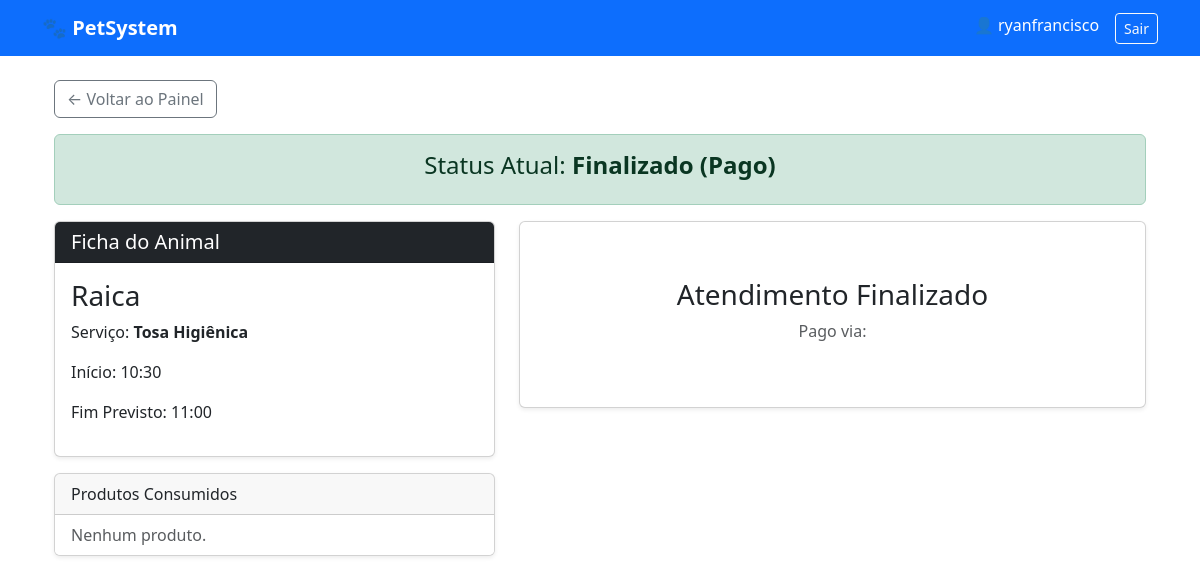
/agendamento/1/ (signed in), run on the app's committed database.
### core/models.py (models this page shows, shortened)
class Agendamento(models.Model):
    STATUS_CHOICES = [
        ('Marcado', 'Marcado'),
        ('Em Serviço', 'Em Serviço'),
        ('Concluido', 'Aguardando Pagamento'), # Mudou de nome/função
        ('Finalizado', 'Finalizado (Pago)'),   # Status final definitivo
        ('Cancelado', 'Cancelado'),            # Novo status
    ]
    pet = models.ForeignKey(Pet, on_delete=models.CASCADE)
    servico = models.ForeignKey(Servico, on_delete=models.PROTECT)
    funcionario = models.ForeignKey(User, on_delete=models.SET_NULL, null=True)
    data_inicio = models.DateTimeField()
    data_fim = models.DateTimeField(null=True, blank=True)
    status = models.CharField(max_length=20, choices=STATUS_CHOICES, default='Marcado')
    observacoes_internas = models.TextField(blank=True)

class Pet(models.Model):
    ESPECIES = [('Cão', 'Cão'), ('Gato', 'Gato'), ('Outro', 'Outro')]
    dono = models.ForeignKey(Cliente, on_delete=models.CASCADE, related_name='pets')
    nome = models.CharField(max_length=100)
    especie = models.CharField(max_length=20, choices=ESPECIES)
    raca = models.CharField(max_length=50, blank=True)
    alertas = models.TextField(blank=True, help_text="Alergias, agressividade, etc.")

class Servico(models.Model):
    nome = models.CharField(max_length=100)
    duracao_estimada = models.IntegerField(default=60, help_text="Em minutos")
    preco = models.DecimalField(max_digits=10, decimal_places=2)

### core/views.py (the view, shortened to what this page needs)
# urls.py: path('agendamento/<int:pk>/', detalhe_agendamento, name='detalhe_agendamento'), # Tela de Execução/Checkout
@login_required
def detalhe_agendamento(request, pk):
    agendamento = get_object_or_404(Agendamento, pk=pk)
    produtos = Produto.objects.filter(quantidade__gt=0)
    return render(request, 'core/agendamento_detail.html', {
        'agendamento': agendamento,
        'produtos': produtos
    })

### templates/core/agendamento_detail.html (shortened to what this page needs)
{% extends 'base.html' %}
{% block content %}
<div class="container">
    <a href="{% url 'home' %}" class="btn btn-outline-secondary mb-3">← Voltar ao Painel</a>
    <div class="alert {% if agendamento.status == 'Cancelado' %}alert-danger{% elif agendamento.status == 'Finalizado' %}alert-success{% else %}alert-info{% endif %} text-center">
        <h4>Status Atual: <strong>{{ agendamento.get_status_display }}</strong></h4>
    </div>
    <div class="row">
        <div class="col-md-5">
            <div class="card mb-3 shadow-sm">
                <div class="card-header bg-dark text-white">
                    <h5 class="mb-0"> Ficha do Animal</h5>
                </div>
                <div class="card-body">
                    <h3>{{ agendamento.pet.nome }}</h3>
                    <p>Serviço: <strong>{{ agendamento.servico.nome }}</strong></p>
                    <p>Início: {{ agendamento.data_inicio|date:"H:i" }}</p>
                    <p>Fim Previsto: {{ agendamento.data_fim|date:"H:i" }}</p>
                </div>
            </div>
            <div class="card shadow-sm">
                <div class="card-header">Produtos Consumidos</div>
                <ul class="list-group list-group-flush">
                    {% for consumo in agendamento.consumos.all %}
                        <li class="list-group-item d-flex justify-content-between">
                            {{ consumo.produto.nome }}
                            <span class="badge bg-secondary">x{{ consumo.quantidade }}</span>
                        </li>
                    {% empty %}
                        <li class="list-group-item text-muted">Nenhum produto.</li>
                    {% endfor %}
                </ul>
            </div>
        </div>
        <div class="col-md-7">
            <div class="card p-4 shadow-sm">
                <form method="post">
                    {% if agendamento.status == 'Marcado' %}
                        <h4 class="text-primary">Pronto para começar?</h4>
                        <p>O cliente chegou? Inicie o cronômetro ou cancele o agendamento.</p>
                        <div class="d-grid gap-2">
                            <button type="submit" name="iniciar_servico" class="btn btn-primary btn-lg"> INICIAR SERVIÇO</button>
                            <button type="submit" name="cancelar_servico" class="btn btn-outline-danger"> Cancelar Agendamento</button>
                        </div>
                    {% else %}
                        <div class="text-center py-4">
                            {% if agendamento.status == 'Finalizado' %}
                                <h3>Atendimento Finalizado</h3>
                                <p class="text-muted">Pago via: {{ agendamento.metodo_pagamento }}</p>
                            {% else %}
                                <h1 class="display-1"></h1>
                                <h3>Atendimento Cancelado</h3>
                            {% endif %}
                        </div>
                    {% endif %}
                </form>
            </div>
        </div>
    </div>
</div>
{% endblock %}

### templates/base.html (shortened to what this page needs)
<!DOCTYPE html>
<html lang="pt-br">
<head>
    <link href="https://cdn.jsdelivr.net/npm/bootstrap@5.3.0/dist/css/bootstrap.min.css" rel="stylesheet">
</head>
<body>
    <nav class="navbar navbar-expand-lg mb-4">
        <div class="container">
            <a class="navbar-brand fw-bold" href="{% url 'home' %}">🐾 PetSystem</a>
            <div class="d-flex">
                {% if user.is_authenticated %}
                    <span class="nav-link me-3">👤 {{ user.username }}</span>
                    <form action="{% url 'logout' %}" method="post">
                        <button type="submit" class="btn btn-outline-light btn-sm">Sair</button>
                    </form>
                {% else %}
                    <a href="{% url 'login' %}" class="btn btn-light btn-sm me-2">Entrar</a>
                    <a href="{% url 'register' %}" class="btn btn-outline-light btn-sm">Criar Conta</a> {% endif %}
            </div>
        </div>
    </nav>
    <div class="container">
        {% block content %}{% endblock %}
    </div>
</body>
</html>

### templates/base.html (style rules this page uses)
body { background-color: #f8f9fa; }
.card { border: none; box-shadow: 0 4px 6px rgba(0,0,0,0.1); }
.navbar { background-color: #0d6efd; }
.navbar .navbar-brand, .navbar .nav-link { color: white !important; }

### data on the page
Agendamento: status "Finalizado (Pago)", pet.nome "Raica", servico.nome "Tosa Higiênica", data_inicio "10:30", data_fim "11:00"

### other printed values
{{ user.username }} "ryanfrancisco"
